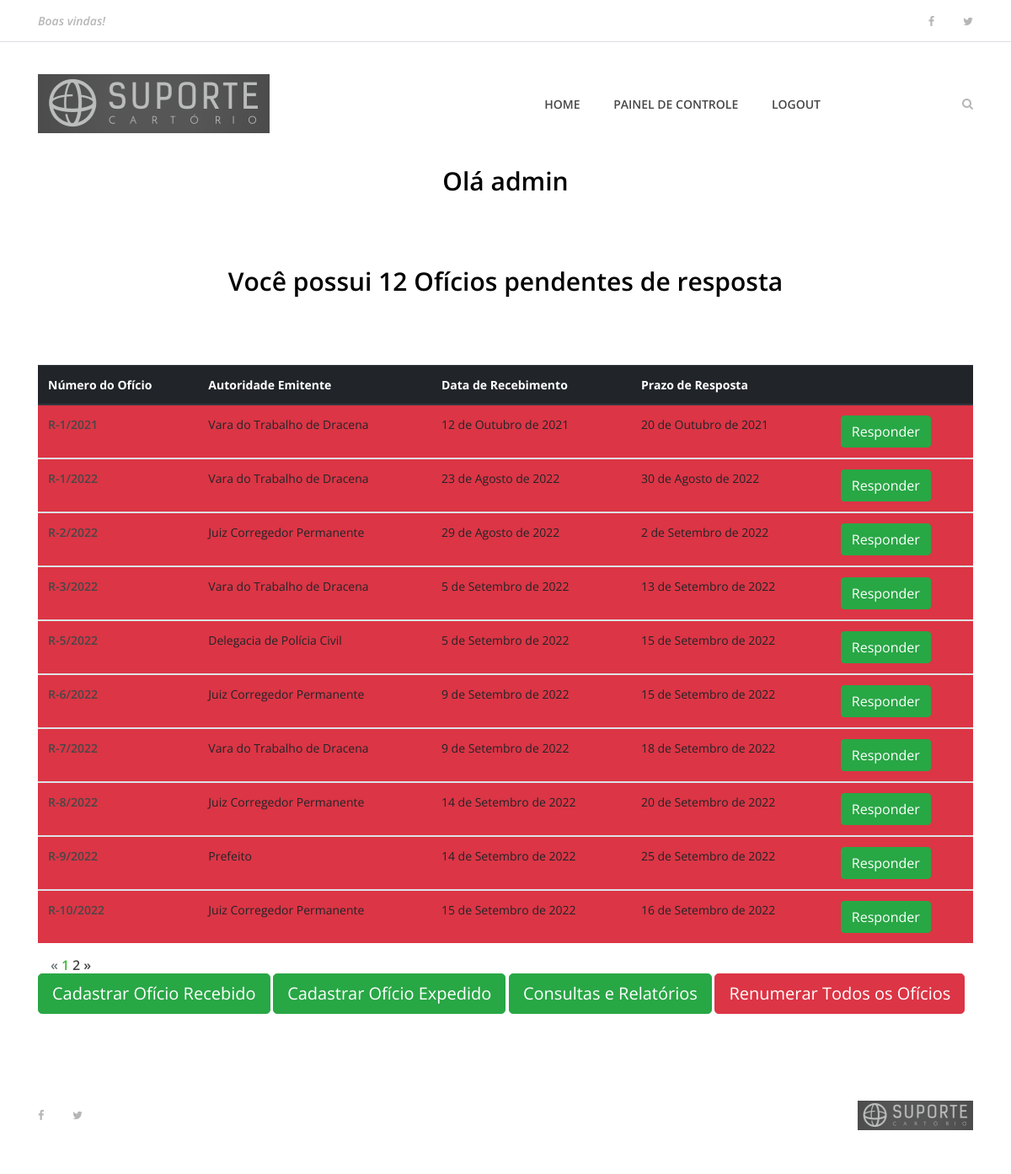
The app's page /dashboard (signed in), older data.
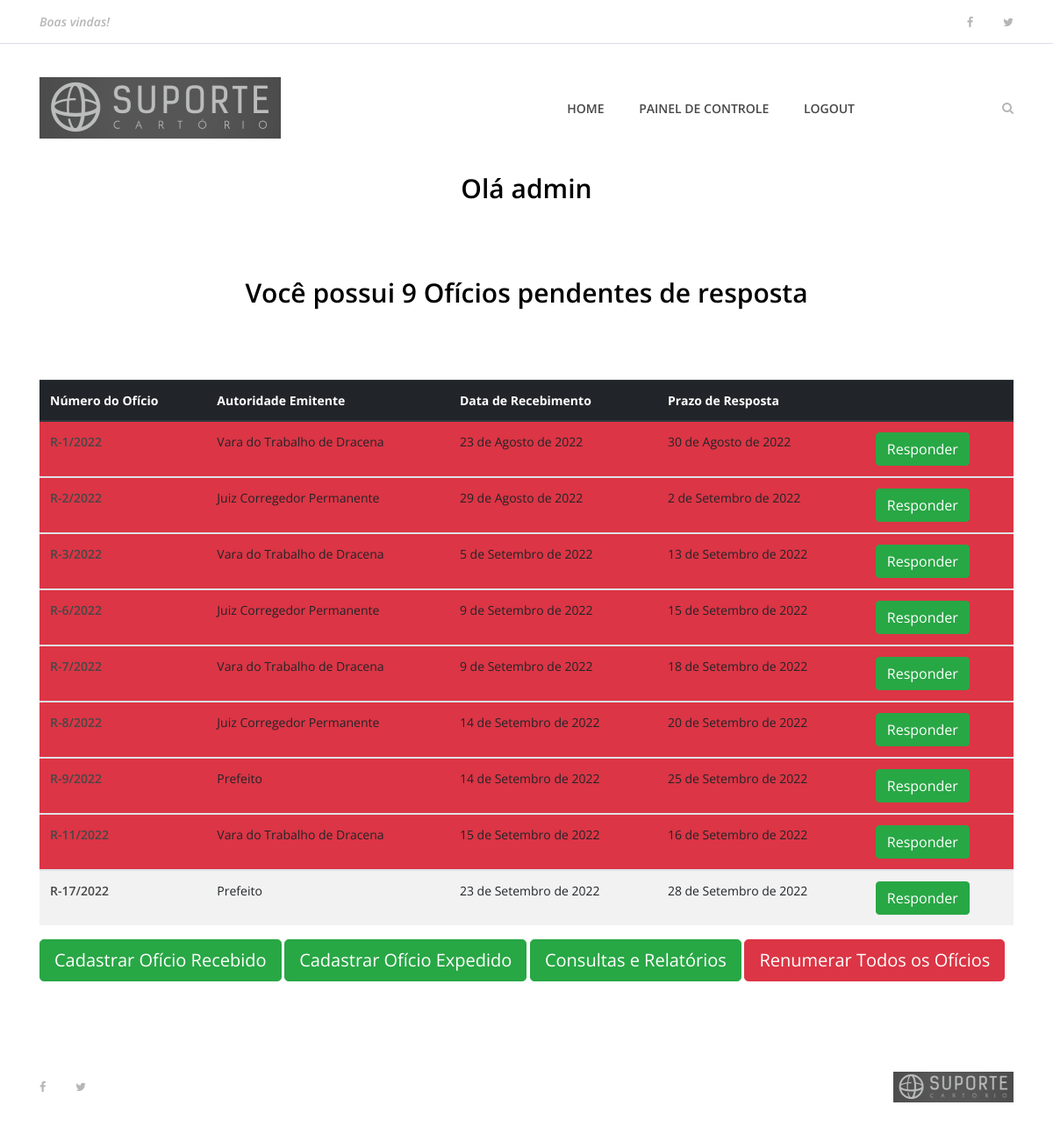
The same page, newer data.
### apps/oficios/models/ReceivedOL.py (models this page shows, shortened)
class ReceivedOL(models.Model):
    received_in = models.DateField(verbose_name='Recebido em')
    ol_date = models.DateField(verbose_name='Data do Ofício')
    ol_origin_id = models.CharField(max_length=50, null=True, blank=True, verbose_name='Número ou Identificação do Ofício')
    authority = models.ForeignKey(Authority, null=True, blank=True, related_name='authority', on_delete=models.SET_NULL, verbose_name='Autoridade Emitente')
    lawsuit_number = models.CharField(null=True, blank=True, max_length=100, verbose_name='Processo nº:')
    lawsuit_author = models.CharField(null=True, blank=True, max_length=200, verbose_name='Autor')
    author_type = models.IntegerField(choices=PERSON_TYPE_CHOICE, default=1, verbose_name='Tipo de Pessoa')
    author_doc_number = models.CharField(null=True, blank=True, max_length=14, verbose_name='CPF ou CNPJ')
    lawsuit_accused = models.CharField(null=True, blank=True, max_length=200, verbose_name='Réu')
    accused_type = models.IntegerField(choices=PERSON_TYPE_CHOICE, default=1, verbose_name='Tipo de Pessoa')
    accused_doc_number = models.CharField(null=True, blank=True, max_length=14, verbose_name='CPF ou CNPJ')
    deadline = models.DateField(verbose_name='Prazo para Resposta')
    received_ol_number = models.CharField(null=True, blank=True, max_length=50, verbose_name='Número do Ofício Recebido')
    answer_ol = models.CharField(null=True, blank=True, max_length=50, verbose_name='Número do Ofício Resposta')
    status = models.BooleanField(default=True)
    created_at = models.DateTimeField(auto_now_add=True)
    updated_at = models.DateTimeField(auto_now=True)
    class Meta:
        verbose_name = 'Ofício Recebido'
        verbose_name_plural = 'Ofícios Recebidos'

### apps/oficios/models/Authority.py (models this page shows, shortened)
class Authority(models.Model):
    name = models.CharField(null=False, max_length=200)
    institution = models.CharField(max_length=200)
    state = models.ForeignKey(State, null=True, related_name='state', on_delete=models.SET_NULL)
    city = models.CharField(null=True, blank=True, max_length=200)
    address = models.CharField(null=True, blank=True, max_length=200)
    number = models.CharField(null=True, blank=True, max_length=10)
    complement = models.CharField(null=True, blank=True, max_length=200)
    cep = models.CharField(null=True, blank=True, max_length=8)
    email = models.EmailField(null=True, blank=True, max_length=100)
    phone = models.CharField(null=True, blank=True, max_length=50)
    status = models.BooleanField(default=True)
    created_at = models.DateTimeField(auto_now_add=True)
    updated_at = models.DateTimeField(auto_now=True)
    class Meta:
        verbose_name = 'Autoridade'
        verbose_name_plural = 'Autoridades'

### apps/oficios/views.py (the view)
# urls.py: path('dashboard', views.dashboard, name='dashboard'),
def dashboard(request):
    data_atual = date.today()
    oficios_ativos = ReceivedOL.objects.filter(status=True).order_by('received_in')
    paginator = Paginator(oficios_ativos, 10)
    page = request.GET.get('page')
    oficios_por_pagina = paginator.get_page(page)
    dados = {
        "oficios_totais": oficios_ativos,
        "oficios": oficios_por_pagina,
        "data_atual": data_atual,
    }
    if request.user.is_authenticated:
        return render(request, 'oficios/dashboard.html', dados)
    else:
        return redirect('index')

### templates/oficios/dashboard.html (shortened to what the changed rows need)
{% extends 'base.html' %}
{% load static %}
{% block content %}
    <section class="best-receipe-area">
        <div class="container">
            <div>
                {% if oficios %}
                <div class="contact-area section-padding-0">
                    <div class="container">
                        <div class="row">
                            <div class="col-12">
                                <div class="section-heading">
                                    <h3>Você possui {{ oficios_totais.count }} Ofícios pendentes de resposta</h3>
                                </div>
                            </div>
                        </div>
                    </div>
                 </div>
                <table class="table table-striped">
                    <thead class="thead-dark">
                        <th scope="col">Número do Ofício</th>
                        <th scope="col">Autoridade Emitente</th>
                        <th scope="col">Data de Recebimento</th>
                        <th scope="col">Prazo de Resposta</th>
                        <th scope="col"></th>
                    </thead>
                    {% for oficio in oficios %}
                    <tbody>
                    {% if oficio.deadline < data_atual %}
                        <tr class="bg-danger">
                    {% else %}
                        <tr>
                    {% endif %}
                            <td scope="row"><a href="{% url 'oficio' oficio.id %}">{{oficio.received_ol_number}}</a></td>
                            <td>{{oficio.authority}}</td>
                            <td>{{oficio.received_in}}</td>
                            <td>{{oficio.deadline}}</td>
                            <td>
                                <a href="{% url 'responde_oficio' oficio.id %}" type="button" class="btn btn-success">Responder</a>
                            </td>
                        </tr>
                    </tbody>
                    {% endfor %}
                </table>
                {% endif %}
                <section class="top-catagory-area section-padding-20-0">
                    <div class="container">
                        {% if oficios.has_other_pages %}
                        <ul class="pagination">
                            {% if oficios.has_previous %}
                            <li class="page-item">
                                <a href="?page={{oficios.previous_page_number}}" class="page-link">&laquo;</a>
                            </li>
                            {% else %}
                            <li class="page-item disabled">
                                <a class="page-link">&laquo;</a>
                            </li>
                            {% endif %}
                            {% for pagina in oficios.paginator.page_range %}
                            {% if oficios.number == pagina %}
                            <li class="page-item active">
                                <a class="page-link">{{pagina}}</a>
                            </li>
                            {% else %}
                            <li class="page-item">
                                <a href="?page={{pagina}}" class="page-link">{{pagina}}</a>
                            </li>
                            {% endif %}
                            {% endfor %}
                            {% if oficios.has_next %}
                            <li class="page-item">
                                <a href="?page={{oficios.next_page_number}}" class="page-link">&raquo;</a>
                            </li>
                            {% else %}
                            <li class="page-item disabled">
                                <a class="page-link">&raquo;</a>
                            </li>
                            {% endif %}
                        </ul>
                        {% endif %}
                    </div>
                </section>
            </div>
        </div>
    </section>
 {% endblock %}

Row changes from the older to the newer data that the page shows:
removed ReceivedOL: received_ol_number "R-1/2021", authority "Vara do Trabalho de Dracena", received_in "12 de Outubro de 2021", deadline "20 de Outubro de 2021"
no longer on this page (row edited): ReceivedOL: received_ol_number "R-5/2022", authority "Delegacia de Polícia Civil", received_in "5 de Setembro de 2022", deadline "15 de Setembro de 2022"
no longer on this page (row edited): ReceivedOL: received_ol_number "R-10/2022", authority "Juiz Corregedor Permanente", received_in "15 de Setembro de 2022", deadline "16 de Setembro de 2022"
now on this page (row unchanged): ReceivedOL: received_ol_number "R-11/2022", authority "Vara do Trabalho de Dracena", received_in "15 de Setembro de 2022", deadline "16 de Setembro de 2022"
now on this page (row unchanged): ReceivedOL: received_ol_number "R-17/2022", authority "Prefeito", received_in "23 de Setembro de 2022", deadline "28 de Setembro de 2022"
Text that changed along with them:
{{ oficios_totais.count }}: "12" → "9"
list line gone: "1"
list line gone: "2"
